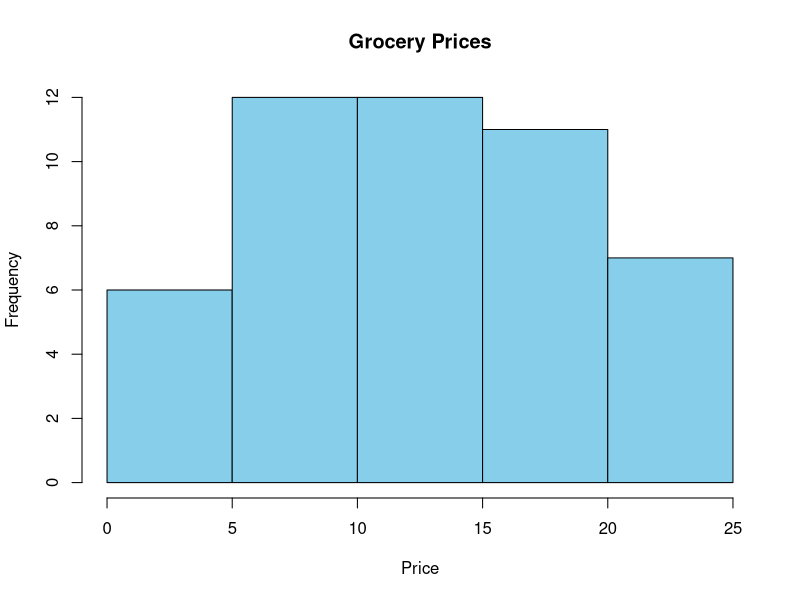

Recreate this plot in R.

x <- c(2,3,3,4,4,4,6,6,6,6,7,7,8,9,9,10,10,10,11,11,12,12,12,12,13,14,14,15,15,15,16,16,17,18,18,18,18,19,20,20,20,21,22,22,23,24,25,25)

b <- split(x, rep(1:4, each=12))

print(b)

cat("Bin Means:\n")
print(lapply(b, function(v) rep(round(mean(v),2),12)))

cat("Bin Boundary Smoothing:\n")
print(lapply(b, function(v)
  ifelse(abs(v-min(v)) <= abs(v-max(v)), min(v), max(v))
))

hist(x, main="Grocery Prices", xlab="Price", col="skyblue")
